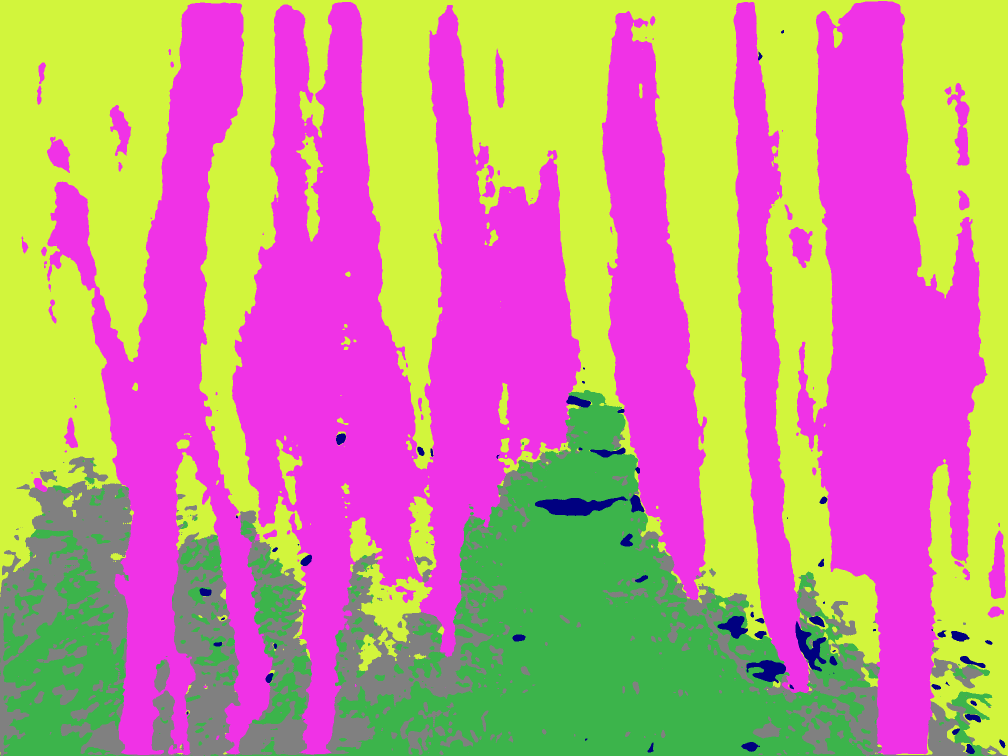
#> input picture examples/1639441331-963001882-convert.png, 2016 x 1512 px (shown at 1/2 size)
$ python convert.py examples/1639441331-963001882-convert.png out.png
#> lines starting #> are read from the running program, lines starting #| are printed output that depends on the picture
import numpy as np
from PIL import Image
import sys

# Color mapping
color_map = [
    (0, 0, 0),
    (230, 25, 75),
    (60, 180, 75),
    (255, 225, 25),
    (0, 130, 200),
    (145, 30, 180),
    (70, 240, 240),
    (240, 50, 230),
    (210, 245, 60),
    (230, 25, 75),
    (0, 128, 128),
    (170, 110, 40),
    (255, 250, 200),
    (128, 0, 0),
    (170, 255, 195),
    (128, 128, 0),
    (250, 190, 190),
    (0, 0, 128),
    (128, 128, 128),
]

def grayscale_to_rgb(input_path, output_path):
    # Read the grayscale image
#> called with output_path = 'out.png'
    grayscale_img = Image.open(input_path).convert('L')
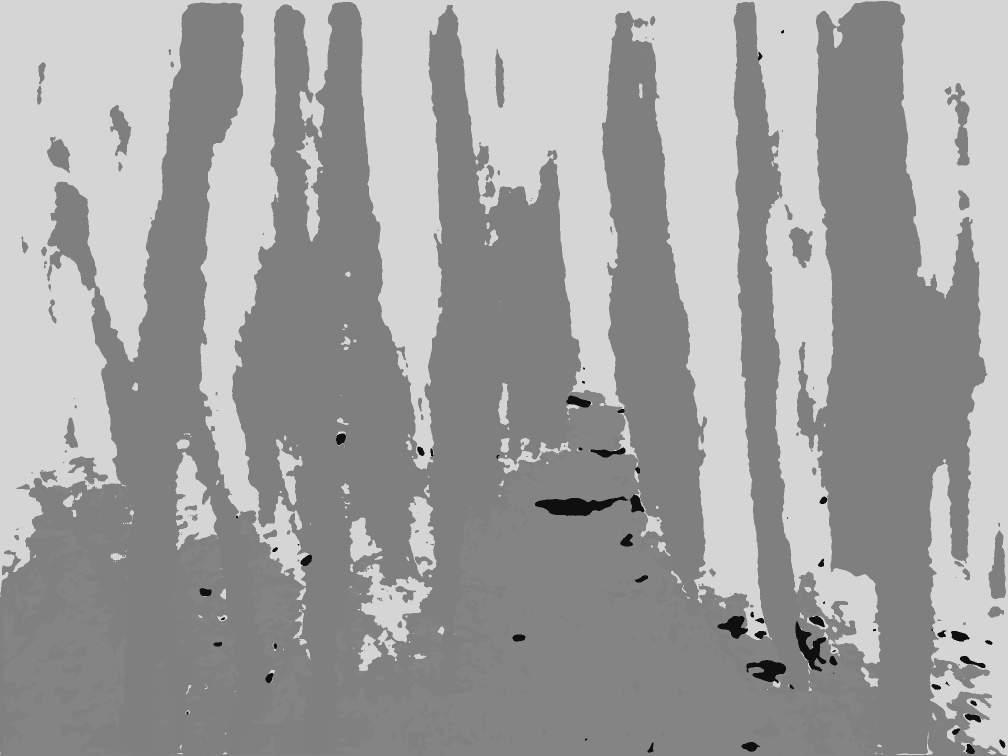
#> grayscale_img: PIL image 2016x1512 L (shown at 1/2 size); min 15, max 213, mean 159.1
    width, height = grayscale_img.size
#> width = 2016; height = 1512

    # Create a new RGB image
    rgb_img = Image.new('RGB', (width, height))
#> rgb_img: PIL image 2016x1512 RGB; every value is 0

    # Get pixel data
    pixels = grayscale_img.load()
    rgb_pixels = rgb_img.load()

    # Convert each pixel
    for x in range(width):
        for y in range(height):
            gray_value = pixels[x, y]
            color_index = min(gray_value, len(color_map) - 1)
            rgb_pixels[x, y] = color_map[color_index]

    # Save the RGB image
    rgb_img.save(output_path)
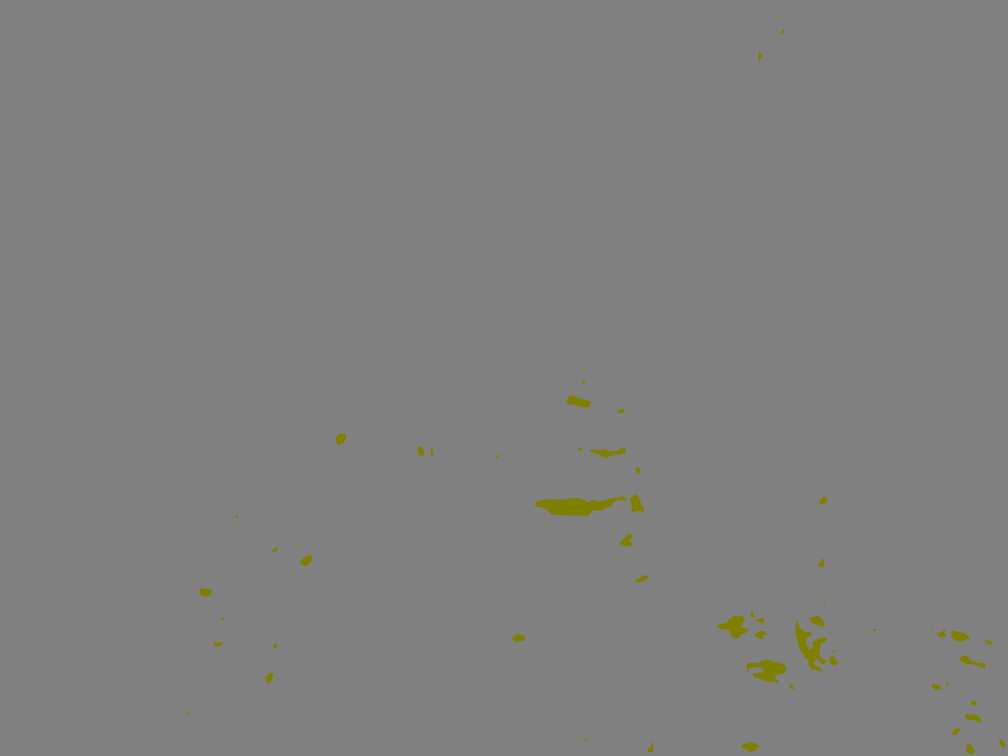
#> saved as out.png: PIL image 2016x1512 RGB (shown at 1/2 size); mean R, G, B 128, 128, 127.2
    print(f"Converted image saved as {output_path}")

def main():
    if len(sys.argv) != 3:
        print("Usage: python script_name.py <input_grayscale.png> <output_rgb.png>")
        sys.exit(1)

    input_file = sys.argv[1]
    output_file = sys.argv[2]

    try:
        grayscale_to_rgb(input_file, output_file)
    except Exception as e:
        print(f"An error occurred: {e}")
        sys.exit(1)

if __name__ == "__main__":
    main()

$ run again, on examples/1639441335-962028985-convert.png
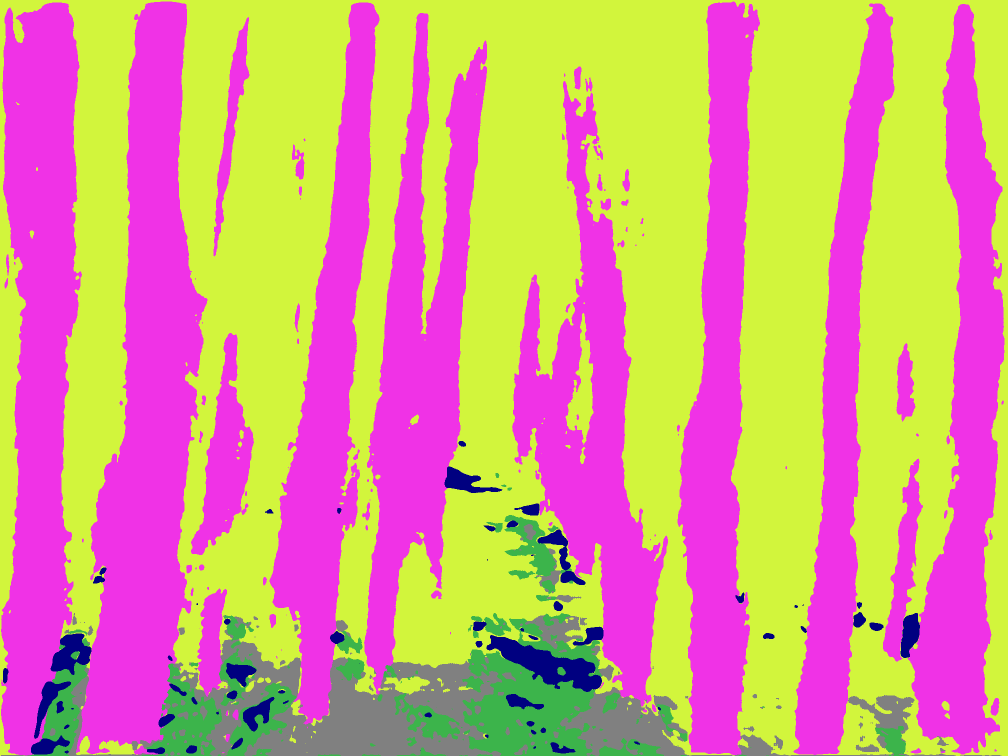
#> input picture examples/1639441335-962028985-convert.png, 2016 x 1512 px (shown at 1/2 size)
#> in grayscale_to_rgb, `grayscale_img = Image.open(input_path).convert('L')`:
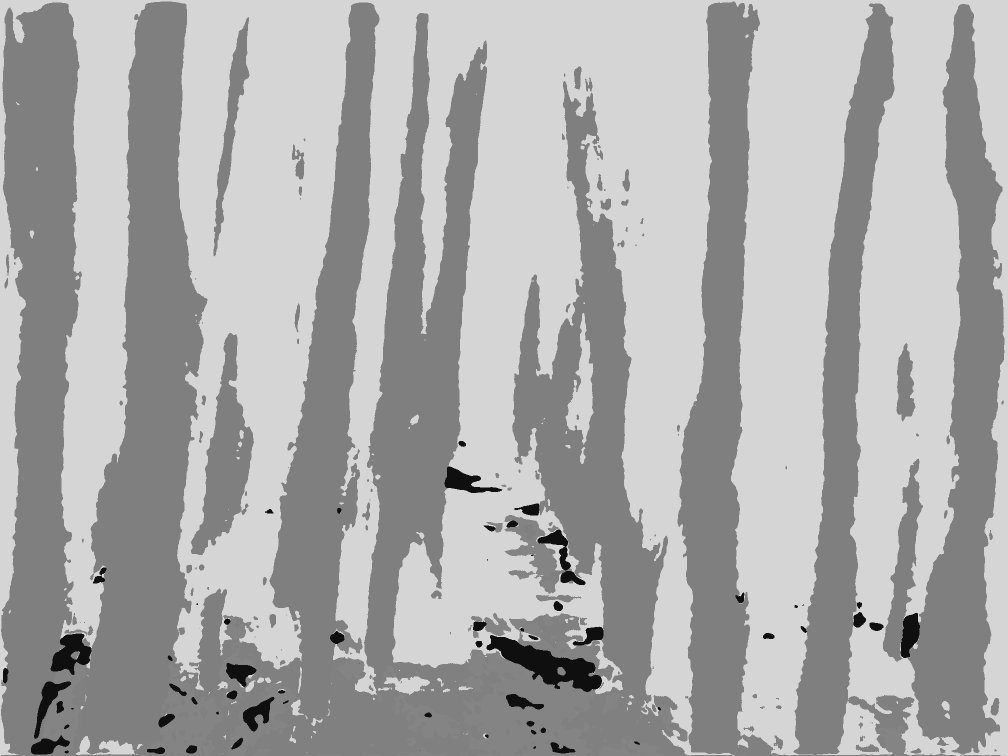
#> grayscale_img: PIL image 2016x1512 L (shown at 1/2 size); min 15, max 213, mean 170.3
#> rgb_img: PIL image 2016x1512 RGB; every value is 0
#> in grayscale_to_rgb, `rgb_img.save(output_path)`:
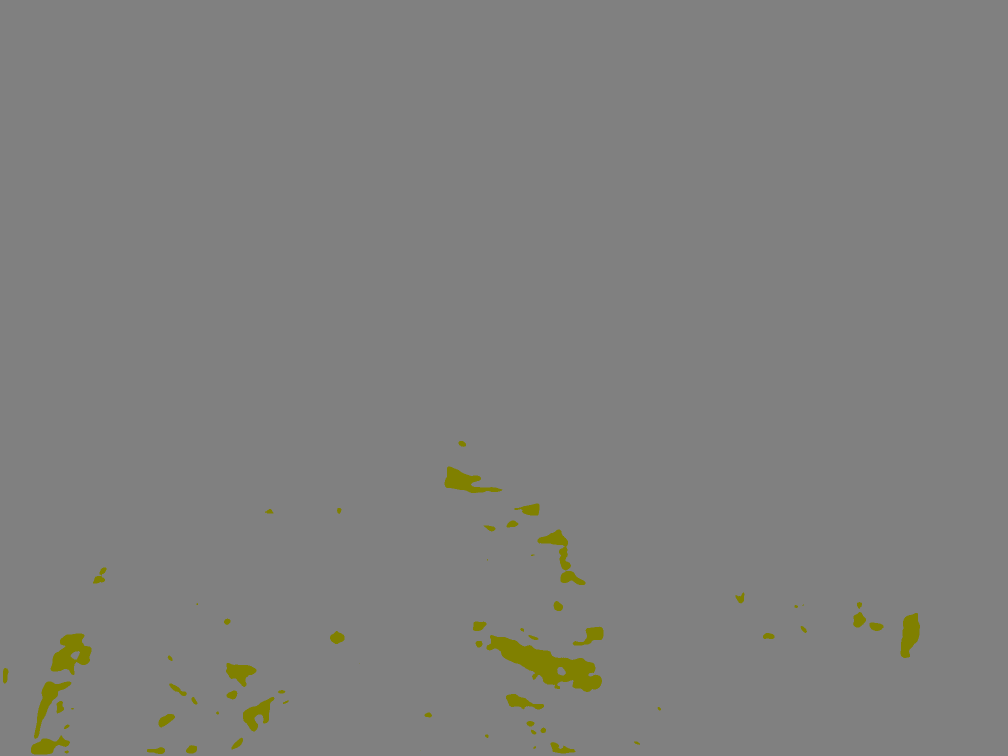
#> saved as out.png: PIL image 2016x1512 RGB (shown at 1/2 size); mean R, G, B 128, 128, 126.3

$ run again, on examples/1639441339-564579143-convert.png
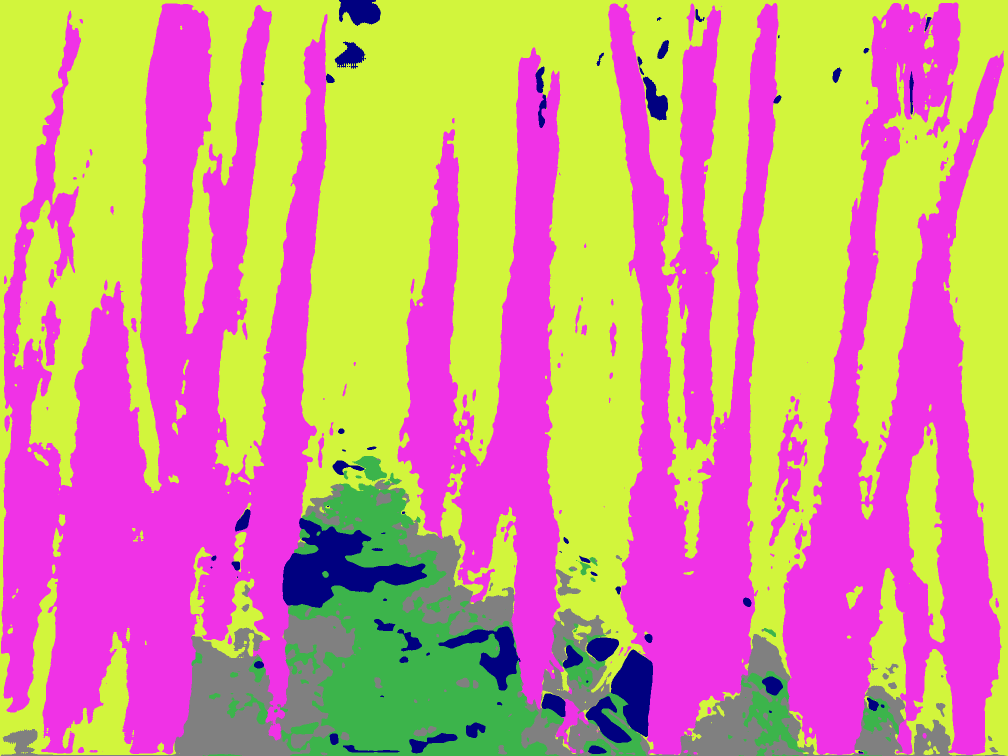
#> input picture examples/1639441339-564579143-convert.png, 2016 x 1512 px (shown at 1/2 size)
#> in grayscale_to_rgb, `grayscale_img = Image.open(input_path).convert('L')`:
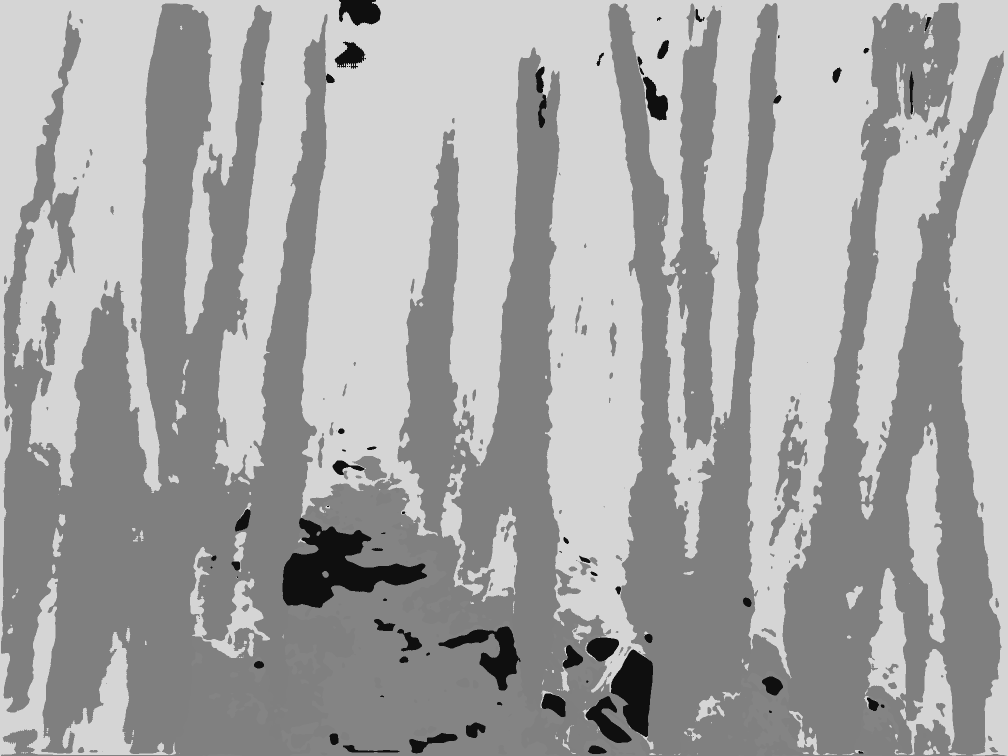
#> grayscale_img: PIL image 2016x1512 L (shown at 1/2 size); min 15, max 213, mean 164.6
#> rgb_img: PIL image 2016x1512 RGB; every value is 0
#> in grayscale_to_rgb, `rgb_img.save(output_path)`:
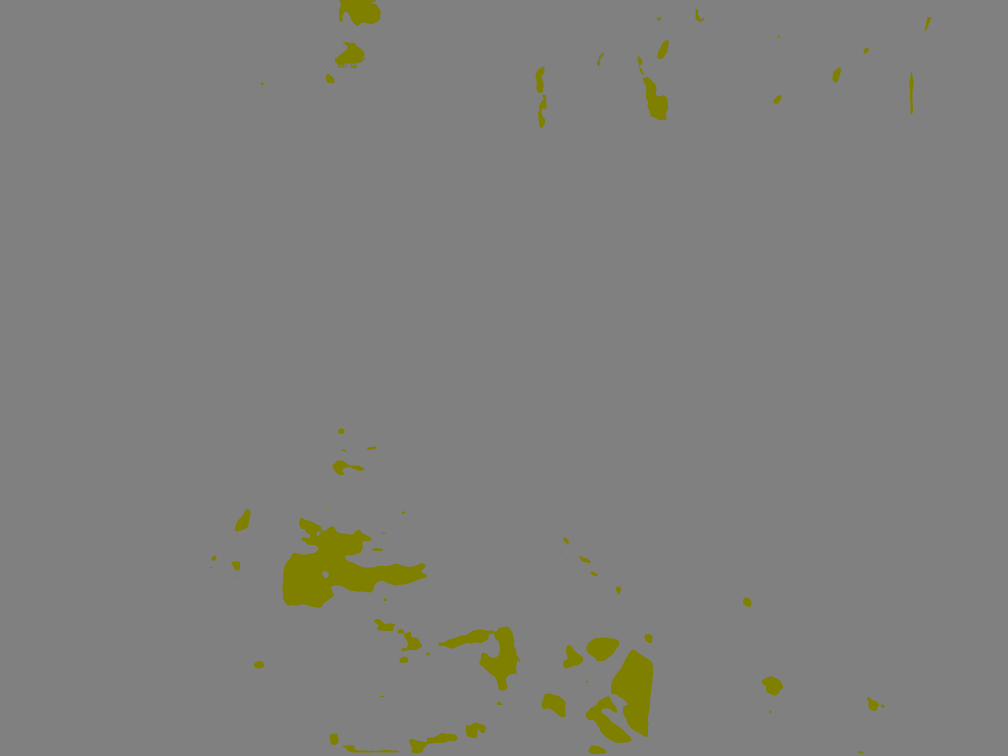
#> saved as out.png: PIL image 2016x1512 RGB (shown at 1/2 size); mean R, G, B 128, 128, 125.1
